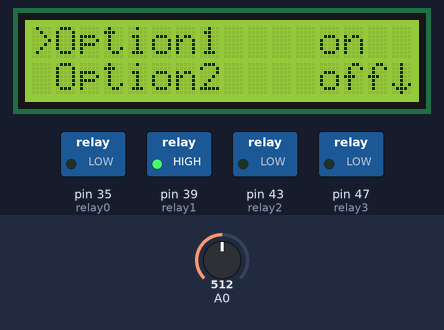
A sketch run on a simulated Arduino Mega 2560, built with avr-gcc and run on an emulated ATmega2560. Shown: 16×2 character LCD, switched loads named in the sketch (green lamp = pin HIGH). The inputs (shaded band) are chosen by the test bench; at power-on: A0 = 512. What the sketch prints to the serial monitor is not drawn.

Above: at 2.5 s.
2.6 s: A0 set to 660
At 3.15 s:
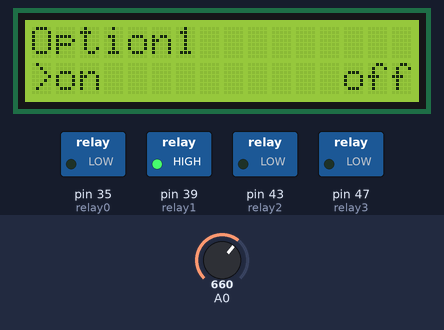
4.9 s: A0 set to 40
At 5.41 s:
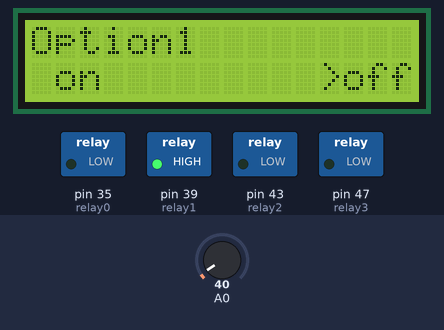
7.9 s: A0 set to 634
At 8.48 s:
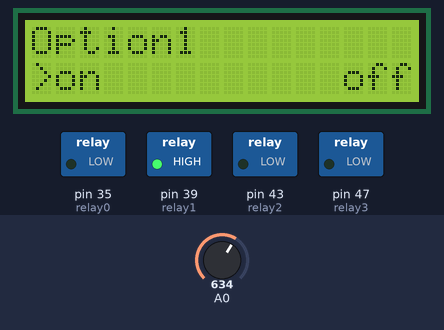
10.1 s: A0 set to 662
At 10.67 s:
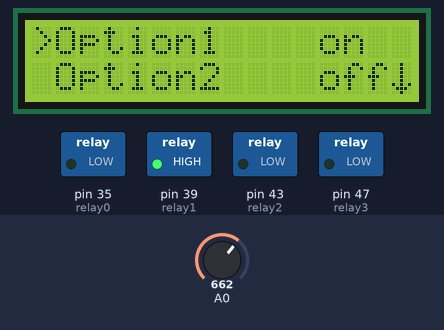
12.4 s: A0 set to 440
At 13.35 s:
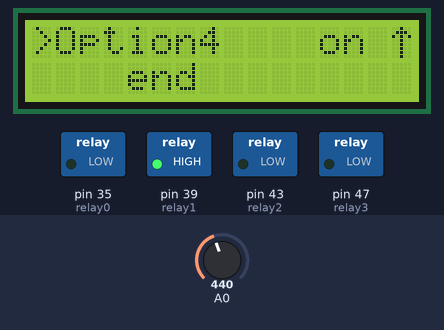
15.0 s: A0 set to 264
16.6 s: A0 set to 237
At 16.94 s:
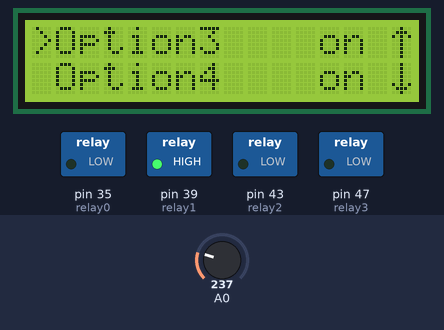

The sketch:

lcd-display-relays-controller.ino
```cpp
#include <Wire.h>
#include <LiquidCrystal.h>

// Setting the LCD shields pins
LiquidCrystal lcd(8, 9, 4, 5, 6, 7);

typedef struct {
  uint8_t id;
  char* name;
  char* status;
} menu;

menu menuItems[] {
  {0, "Option1", "on"},
  {1, "Option2", "off"},
  {2, "Option3", "on"},
  {3, "Option4", "on"},
};


int menuLen = (sizeof(menuItems)/sizeof(menuItems[0]));
int selectedItem = 0;
String btn;
boolean mainMenu = true;
boolean subMenu = false;
//
String subMenuSelector = "on";
boolean activeSelectorRL = false;


// define some values used by the panel and buttons
int lcd_key     = 0;
int adc_key_in  = 0;
#define btnRight  0
#define btnUp     1
#define btnDown   2
#define btnLeft   3
#define btnSelect 4
#define btnNone   5


// Creates 3 custom characters for the menu display
byte menuCursor[8] = {
  B01000, //  *
  B00100, //   *
  B00010, //    *
  B00001, //     *
  B00010, //    *
  B00100, //   *
  B01000, //  *
  B00000  //
};

byte downArrow[8] = {
  0b00100, //   *
  0b00100, //   *
  0b00100, //   *
  0b00100, //   *
  0b00100, //   *
  0b10101, // * * *
  0b01110, //  ***
  0b00100  //   *
};

byte upArrow[8] = {
  0b00100, //   *
  0b01110, //  ***
  0b10101, // * * *
  0b00100, //   *
  0b00100, //   *
  0b00100, //   *
  0b00100, //   *
  0b00100  //   *
};


// releys
const int relay0 = 35;
const int relay1 = 39;
const int relay2 = 43;
const int relay3 = 47;


void setup() {
    // Initializes serial communication
  Serial.begin(9600);
  Serial.println("Starting...");

  // Initializes and clears the LCD screen
  lcd.begin(16, 2);
  lcd.clear();
  delay(200);

  lcd.setCursor(1, 0); // Set cursor to the bottom line
  lcd.print("Relay Menu");
  lcd.setCursor(1, 1); // Set cursor to the bottom line
  lcd.print("Starting...");
  delay(1000);
  lcd.clear();


  // Creates the byte for the 3 custom characters
  lcd.createChar(0, menuCursor);
  lcd.createChar(1, upArrow);
  lcd.createChar(2, downArrow);

//  initialize digital pin as an output
  pinMode(relay0, OUTPUT);
  pinMode(relay1, OUTPUT);
  pinMode(relay2, OUTPUT);
  pinMode(relay3, OUTPUT);

  relayDefaultStatus();
  Serial.println("menu is running");

  delay(100);
}


void loop() {

  if (mainMenu) {
    if (btn != "") {
      if (btn == "btnSelect") {
          mainMenu = !mainMenu;
      } else if (btn == "btnUp" && selectedItem > 0) {
        selectedItem = selectedItem - 1;
      } else if (btn == "btnDown" && selectedItem < menuLen - 1) {
        selectedItem = selectedItem + 1;
      }
    }
    mainMenuDraw();
  } else {

    if (!activeSelectorRL) {
      if (menuItems[selectedItem].status == "on" ) {
        subMenuSelector = "on";
      } else if ( menuItems[selectedItem].status == "off" ) {
        subMenuSelector = "off";
      }
    }


    if (btn != "") {
      if (btn == "btnLeft" && subMenuSelector == "off") {
        subMenuSelector = "on";
        activeSelectorRL = !activeSelectorRL;
      } else if (btn == "btnRight" && subMenuSelector == "on") {
        subMenuSelector = "off";
        activeSelectorRL = !activeSelectorRL;
      } else if (btn == "btnUp") {
        mainMenu = !mainMenu;
        activeSelectorRL = !activeSelectorRL;
      } else if (btn == "btnSelect") {
        mainMenu = !mainMenu;
        updateDict();
        releyStatus();
        activeSelectorRL = !activeSelectorRL;

        Serial.print("changing Dictionary status for: ");
        Serial.println(menuItems[selectedItem].name);

      }
    }
    subMenuDraw();
  }

  // delay(200);

  btn = operateMenu();
  delay(200);
  lcd.clear();


}


String operateMenu(){
  adc_key_in = analogRead(0);      // read the value from the sensor
 // my buttons when read are centered at these valies: 0, 144, 329, 504, 741
 // we add approx 50 to those values and check to see if we are close
 if (adc_key_in > 1000) {return "";} // We make this the 1st option for speed reasons since it will be the most likely result
 // For V1.1 us this threshold
 if (adc_key_in < 50) {return "btnRight";}
 if (adc_key_in < 250) {return "btnUp";}
 if (adc_key_in < 450) {return "btnDown";}
 if (adc_key_in < 650) {return "btnLeft";}
 if (adc_key_in < 850) {return "btnSelect";}
 return "none";  // when all others fail, return this...
}


void mainMenuDraw(){

  setArrow();

  if (selectedItem == menuLen - 1) {
    lcd.setCursor(1, 0); // Set cursor to the upper line
    lcd.print(menuItems[selectedItem].name);

    lcd.setCursor(12, 0); // Set cursor to the upper line
    lcd.print(menuItems[selectedItem].status);

    lcd.setCursor(4, 1); // Set cursor to the bottom line
    lcd.print("end");

//    set selector
    lcd.setCursor(0, 0);
    lcd.write(byte(0));

  } else {

    lcd.setCursor(1, 0); // Set cursor to the upper line
    lcd.print(menuItems[selectedItem].name);

    lcd.setCursor(12, 0); // Set cursor to the upper line
    lcd.print(menuItems[selectedItem].status);

    lcd.setCursor(1, 1); // Set cursor to the bottom line
    lcd.print(menuItems[selectedItem+1].name);

    lcd.setCursor(12, 1); // Set cursor to the upper line
    lcd.print(menuItems[selectedItem+1].status);

    lcd.setCursor(0, 0);
    lcd.write(byte(0));

 }

}


void setArrow() {
  if (selectedItem == 0 ) {
    lcd.setCursor(15, 1);
    lcd.write(byte(2));
  } else if (selectedItem == menuLen - 1 ) {
    lcd.setCursor(15, 0);
    lcd.write(byte(1));
  } else {
    lcd.setCursor(15, 0);
    lcd.write(byte(1));
    lcd.setCursor(15, 1);
    lcd.write(byte(2));
  }

}


void subMenuDraw(){
  lcd.setCursor(0, 0); // Set cursor to the upper line
  lcd.print(menuItems[selectedItem].name);

  lcd.setCursor(1, 1); // Set cursor to the upper line
  lcd.print("on");

  lcd.setCursor(13, 1); // Set cursor to the bottom line
  lcd.print("off");

  if (subMenuSelector == "on") {
    lcd.setCursor(0, 1);
    lcd.write(byte(0));
  } else {
    lcd.setCursor(12, 1);
    lcd.write(byte(0));
  }

}


void updateDict() {

  char* newStatus;

   if (subMenuSelector == "on") {
    newStatus = "on";
   } else {
    newStatus = "off";
   }


  if (menuItems[selectedItem].status != newStatus) {
    if (menuItems[selectedItem].status == "on") {
      menuItems[selectedItem].status = newStatus;
    } else {
      menuItems[selectedItem].status = newStatus;
    }
  }

}


void relayDefaultStatus() {
//  relay 0
  if (menuItems[0].status == "on") {
    digitalWrite(relay0, LOW);
  } else {
    digitalWrite(relay0, HIGH);
  }

//  relay 1

  if (menuItems[1].status == "on") {
    digitalWrite(relay1, LOW);
  } else {
    digitalWrite(relay1, HIGH);
  }

//  relay 2

  if (menuItems[2].status == "on") {
    digitalWrite(relay2, LOW);
  } else {
    digitalWrite(relay2, HIGH);
  }

//  relay 3

  if (menuItems[3].status == "on") {
    digitalWrite(relay3, LOW);
  } else {
    digitalWrite(relay3, HIGH);
  }

}


void releyStatus(){

  // relay 0
  if (menuItems[selectedItem].id == 0) {
    if (menuItems[selectedItem].status == "on" ) {
      digitalWrite(relay0, LOW);
    } else {
      digitalWrite(relay0, HIGH);
    }
  }


  // relay 1
  if (menuItems[selectedItem].id == 1) {
    if (menuItems[selectedItem].status == "on" ) {
      digitalWrite(relay1, LOW);
    } else {
      digitalWrite(relay1, HIGH);
    }
  }


  // relay 2
  if (menuItems[selectedItem].id == 2) {
    if (menuItems[selectedItem].status == "on" ) {
      digitalWrite(relay2, LOW);
    } else {
      digitalWrite(relay2, HIGH);
    }
  }


   // relay 3
  if (menuItems[selectedItem].id == 3) {
    if (menuItems[selectedItem].status == "on" ) {
      digitalWrite(relay3, LOW);
    } else {
      digitalWrite(relay3, HIGH);
    }
  }

  Serial.print("Changing ralay status: ");
  Serial.print(menuItems[selectedItem].name);
  Serial.print(" - new status: ");
  Serial.println(menuItems[selectedItem].status);

}
```

Measured:
- the behaviour switches between 649 and 650 on A0 (found by bisection; images 3 and 4)
- the behaviour switches between 250 and 249 on A0 (found by bisection; images 5 and 6)
- after the input at 2.6 s, the display: first differs from a run without the input after 0.45 s (image 1)
- after the input at 4.9 s, the display: first differs from a run without the input after 0.31 s (image 2)
- after the input at 7.9 s, the display: first differs from a run without the input after 0.38 s (image 3)
- after the input at 10.1 s, the display: first differs from a run without the input after 0.46 s (image 4)
- after the input at 12.4 s, the display: first differs from a run without the input after 0.34 s (image 5 shows a later state)
- after the input at 16.6 s, the display: first differs from a run without the input after 0.24 s (image 6)
